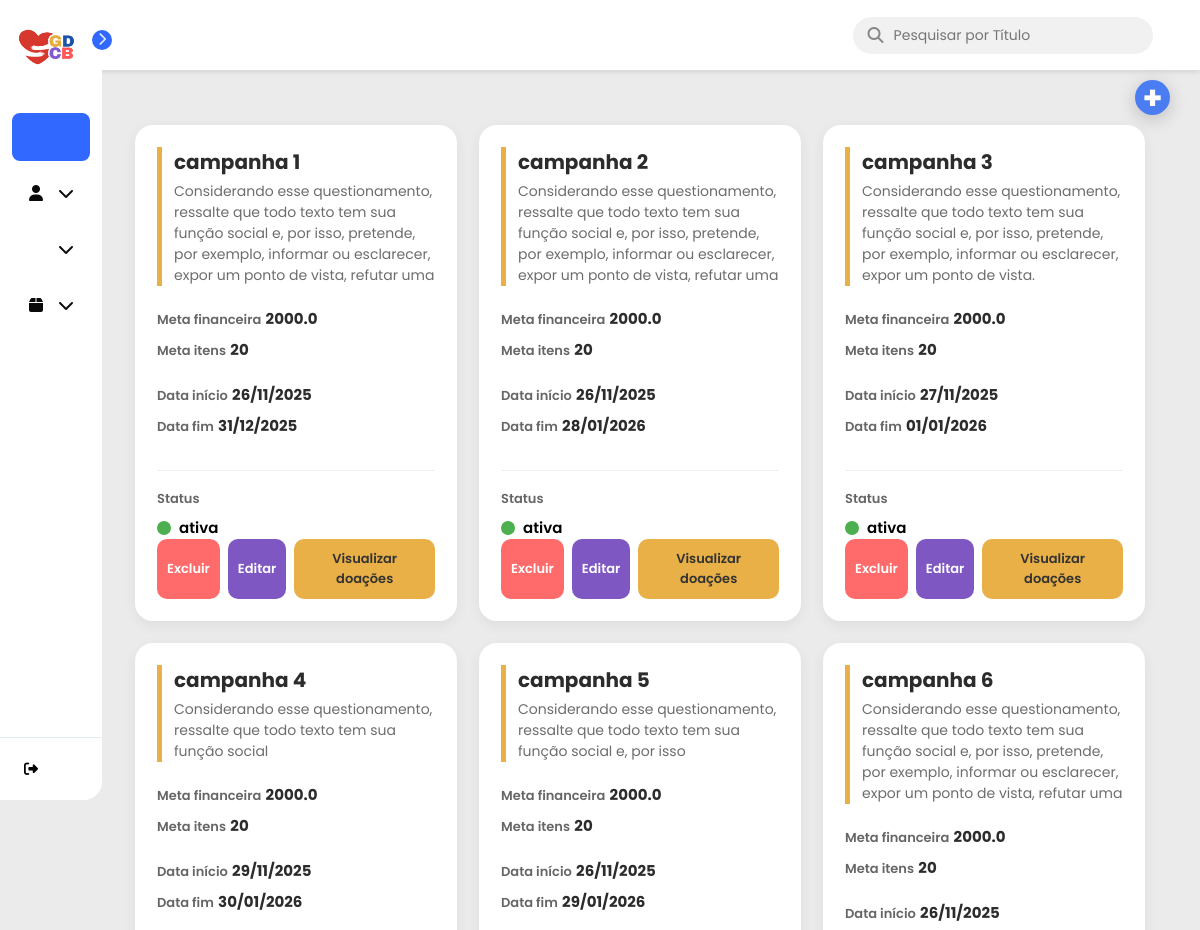
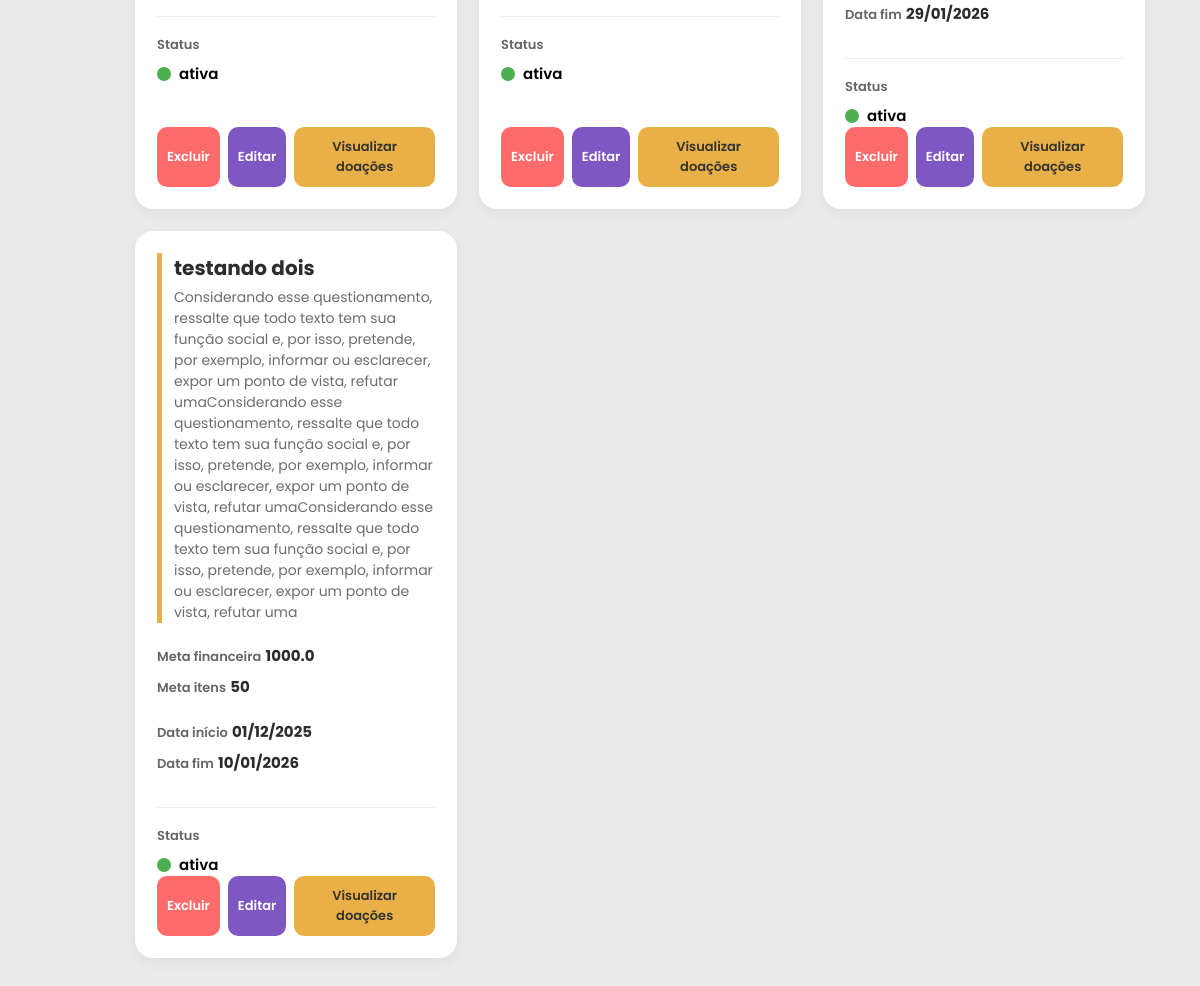
The page /campanhas/ (signed in) on the database its author committed (2 pictures, top to bottom).
### models.py (models this page shows)
class Campanha(SQLModel, table=True):
    __tablename__ = "campanhas"
    id: Optional[int] = Field(default=None, primary_key=True)
    titulo: str
    descricao: str
    meta_financeira: float | None = None
    meta_itens: int | None = None
    data_inicio: Optional[date]
    data_fim: Optional[date]
    status: str
    data_criacao: date = Field(default_factory=date.today)
    categoria_id: Optional[int] = Field(default=None, foreign_key="categorias.id")
    admin_id: int = Field(foreign_key="admin.id")
    admin: Optional["Admin"] = Relationship(back_populates="campanhas")
    doacoes: List["Doacao"] = Relationship(back_populates="campanha")
    relatorios: List["Relatorio"] = Relationship(back_populates="campanha")

### controllers/campanhas.py (the view)
@router.get("/", response_class=HTMLResponse)
def listar_campanhas(
    request: Request,
    search: str | None = None,
    session: Session = Depends(get_session),
    user: dict = Depends(get_current_user)
):
    query = select(Campanha).where(Campanha.admin_id == user["id"])
    if search:
        search_term = f"%{search}%"
        query = query.where(
            (Campanha.titulo.ilike(search_term)) |
            (Campanha.descricao.ilike(search_term))
        )
    campanhas = session.exec(query).all()
    return templates.TemplateResponse(
        "card_campanha.html",
        {"request": request, "campanhas": campanhas, "search": search}
    )

### templates/card_campanha.html (shortened to what this page needs)
{% extends 'base.html' %}
{% block head %}
    <link rel="stylesheet" href="{{ url_for('static', path='/card_campanha.css') }}">
    <link rel="stylesheet" href="{{ url_for('static', path='/cadastro_campanha.css') }}">
{% endblock %}
{% block content %}
    <div class="top-actions" style="margin-bottom: 20px;">
        <button id="openModalBtn" class="btn-add" style="padding: 10px 15px; cursor: pointer;">
            +
        </button>
    </div>
    <div class="cards-container">
        {% for campanha in campanhas %}
            <div class="card-campanha">
                <div class="card-header">
                    <h3 class="campanha-titulo">{{ campanha.titulo }}</h3>
                    <p class="campanha-descricao">{{ campanha.descricao }}</p>
                </div>
                <div class="card-body">
                    <div class="info-bloco metas">
                        <div class="info-item">
                            <span class="label">Meta financeira</span>
                            <span class="valor">{{ campanha.meta_financeira }}</span>
                        </div>
                        <div class="info-item">
                            <span class="label">Meta itens</span>
                            <span class="valor">{{ campanha.meta_itens }}</span>
                        </div>
                    </div>
                    <div class="info-bloco datas">
                        <div class="info-item">
                            <span class="label">Data início</span>
                            <span class="valor-data">{{ campanha.data_inicio.strftime('%d/%m/%Y') if campanha.data_inicio else '-' }}</span>
                        </div>
                        <div class="info-item">
                            <span class="label">Data fim</span>
                            <span class="valor-data">{{ campanha.data_fim.strftime('%d/%m/%Y') if campanha.data_fim else '-' }}</span>
                        </div>
                    </div>
                    <div class="info-bloco status-row">
                        <span class="label">Status</span>
                        <div class="status-display">
                            <div class="status-indicator {{ campanha.status | lower }}"></div>
                            <span class="status-texto">{{ campanha.status }}</span>
                        </div>
                    </div>
                </div>
                <div class="card-footer">
                    <form action="/campanhas/deletar/{{ campanha.id }}" method="post" style="display: inline;">
                        <button type="submit" class="btn btn-excluir" onclick="return confirm('Tem certeza que deseja EXCLUIR a campanha {{ campanha.titulo }}?')">
                            Excluir
                        </button>
                    </form>
                    <button
                        class="btn btn-editar"
                        onclick="openEditModal(
                            {{ campanha.id }},
                            '{{ campanha.titulo }}',
                            '{{ campanha.descricao }}',
                            {{ campanha.meta_financeira }},
                            {{ campanha.meta_itens }},
                            '{{ campanha.data_inicio.strftime('%Y-%m-%d') if campanha.data_inicio else '' }}',
                            '{{ campanha.data_fim.strftime('%Y-%m-%d') if campanha.data_fim else '' }}',
                            '{{ campanha.status }}'
                        )">
                        Editar
                    </button>
                    <button class="btn btn-visualizar"
                        onclick="window.location.href='/campanhas/{{ campanha.id }}/doacoes'">
                        Visualizar doações
                    </button>
                </div>
            </div>
        {% endfor %}
    </div>
{% endblock %}

### templates/base.html (shortened to what this page needs)
<!DOCTYPE html>
<html lang="pt-br">
<head>
    <link rel="stylesheet" href="https://cdnjs.cloudflare.com/ajax/libs/font-awesome/6.5.1/css/all.min.css" />
    <link rel="stylesheet" href="{{ url_for('static', path='/base.css') }}">
    <link href="https://cdn.boxicons.com/fonts/basic/boxicons.min.css" rel="stylesheet">
    {% block head %}{% endblock %}
</head>
<body>
    <header class="top-header">
        <div class="search-bar">
            <i class="fa-solid fa-magnifying-glass search-icon"></i>
            <input
                id="searchInput"
                type="text"
                placeholder="Pesquisar por Título "
                value="{{ request.query_params.get('search') if request.query_params.get('search') else '' }}"
            >
        </div>
    </header>
    <nav id="sidebar">
        <div id="sidebar_content">
            <div id="user">
                <a href="{{ url_for('dashboard') }}">
                    <img src="/static/assets/logo.png" id="user_avatar" alt="Avatar">
                </a>
            </div>
            <ul id="side_items">
                <li class="side-item active">
                    <a href="{{ url_for('dashboard') }}">
                        <i class='bx bx-home'></i>
                    </a>
                </li>
                <li class="side-item has-submenu">
                    <a href="#" class="submenu-toggle">
                        <i class="fa-solid fa-user"></i>
                        <i class="fa-solid fa-chevron-down arrow"></i>
                    </a>
                </li>
                <li class="side-item has-submenu">
                    <a href="#" class="submenu-toggle">
                        <i class='bx bxs-handshake' style='color:#050404; font-size: 22px;'></i>
                        <i class="fa-solid fa-chevron-down arrow"></i>
                    </a>
                </li>
                <li class="side-item has-submenu">
                    <a href="#" class="submenu-toggle">
                        <i class="fa-solid fa-box"></i>
                        <i class="fa-solid fa-chevron-down arrow"></i>
                    </a>
                </li>
            </ul>
            <button id="open_btn">
                <i id="open_btn_icon" class="fa-solid fa-chevron-right"></i>
            </button>
        </div>
        <div id="logout">
           <form action="{{ url_for('logout') }}" method="get">
                <button id="logout_btn" type="submit">
                    <i class="fa-solid fa-right-from-bracket"></i>
                </button>
            </form>
        </div>
    </nav>
    <main>
        {% if campanhas is defined and campanhas|length == 0 %}
            <div class="empty-message">
                <i class="fa-solid fa-circle-info"></i>
                Nenhuma campanha {{ titulo|lower }} encontrada.
            </div>
        {% else %}
            {% block content %}{% endblock %}
        {% endif %}
    </main>
</body>
</html>

### static/base.css (style rules this page uses)
* { margin: 0; padding: 0; box-sizing: border-box; font-family: 'Poppins', sans-serif; }
body { display: flex; min-height: 100vh; background-color: #ebebeb; }
#sidebar { display: flex; flex-direction: column; justify-content: space-between; background-color: #ffffff; height: 100vh; border-radius: 0px 18px 18px 0px; position: fixed; left: 0; top: 0; transition: all .5s; min-width: 82px; z-index: 20; }
#sidebar_content { padding: 12px; }
#user { display: flex; align-items: center; gap: 8px; margin-bottom: 24px; }
#user_avatar { width: 70px; height: 70px; object-fit: cover; border-radius: 20px; }
#side_items { display: flex; flex-direction: column; gap: 8px; list-style: none; }
.side-item { border-radius: 8px; padding: 14px; cursor: pointer; }
.side-item.active { background-color: #3168ff; }
.side-item a { text-decoration: none; display: flex; align-items: center; justify-content: center; color: #0a0a0a; }
.side-item.active a { color: #e3e9f7; }
.side-item a i { display: flex; align-items: center; justify-content: center; width: 20px; height: 20px; }
#logout { border-top: 1px solid #e3e9f7; padding: 12px; }
#logout_btn { border: none; padding: 12px; font-size: 14px; display: flex; gap: 20px; align-items: center; border-radius: 8px; text-align: start; cursor: pointer; background-color: transparent; }
#open_btn { position: absolute; top: 30px; right: -10px; background-color: #3168ff; color: #e3e9f7; border-radius: 100%; width: 20px; height: 20px; border: none; cursor: pointer; }
#open_btn_icon { transition: transform .3s ease; }
.has-submenu .arrow { margin-left: auto; transition: transform 0.3s; }
.top-header { background-color: #ffffff; padding: 15px 30px; display: flex; justify-content: space-between; align-items: center; position: fixed; top: 0; right: 0; left: 82px; height: 70px; box-shadow: 0 2px 5px rgba(0, 0, 0, 0.1); z-index: 10; transition: left 0.5s; }
.search-bar { display: flex; align-items: center; background-color: #f1f1f1; border-radius: 20px; padding: 8px 15px; width: 300px; margin-left: 70%; }
.search-bar input { border: none; background-color: transparent; outline: none; margin-left: 10px; font-size: 14px; width: 100%; }
.search-bar .search-icon { color: #888; }
main { padding: 100px 30px 30px 30px; margin-left: 0; padding-left: 110px; width: 100%; }

### static/card_campanha.css (style rules this page uses)
.top-actions { position: fixed; top: 80px; right: 30px; z-index: 999; margin-bottom: 20px; }
.btn-add { width: 35px; height: 35px; display: flex; align-items: center; justify-content: center; background-color: #4a7df2; color: #fff; border: none; border-radius: 50%; font-size: 32px; font-weight: 700; cursor: pointer; transition: transform .2s ease, background .2s ease; box-shadow: 0px 4px 18px rgba(0,0,0,0.20); }
.cards-container { display: grid; grid-template-columns: repeat(auto-fill, minmax(300px, 1fr)); gap: 22px; padding: 25px; }
.card-campanha { background: #ffffff; border-radius: 18px; padding: 22px; display: flex; flex-direction: column; min-height: 330px; box-shadow: 0 4px 14px rgba(0, 0, 0, 0.06); transition: transform .15s ease, box-shadow .2s ease; }
.card-header { border-left: 5px solid #E8B047; padding-left: 12px; margin-bottom: 20px; }
.campanha-titulo { font-size: 20px; font-weight: 700; margin: 0; color: #2c2c2c; }
.campanha-descricao { font-size: 14px; color: #6d6d6d; margin-top: 4px; }
.card-body { display: flex; flex-direction: column; gap: 14px; }
.info-item { margin-bottom: 6px; }
.label { font-size: 13px; font-weight: 600; color: #666; }
.valor, .valor-data { font-size: 15px; font-weight: 700; color: #2c2c2c; }
.status-row { margin-top: 12px; padding-top: 14px; border-top: 1px solid #eee; }
.status-display { display: flex; align-items: center; gap: 8px; margin-top: 6px; }
.status-indicator { width: 14px; height: 14px; border-radius: 50%; }
.status-indicator.ativa { background: #4CAF50; }
.status-texto { font-size: 15px; font-weight: 600; }
.card-footer { margin-top: auto; display: flex; justify-content: space-between; gap: 8px; }
.btn { padding: 10px 10px; border: none; border-radius: 10px; font-size: 13px; font-weight: 600; cursor: pointer; transition: background .2s ease, transform .15s ease; }
.btn-excluir { background: #ff6b6b; color: #fff; height: 60px; }
.btn-editar { background: #7e57c2; color: #fff; }
.btn-visualizar { background: #e8b047; color: #333; }

### rows shown on the page
Campanha: titulo "campanha 1", descricao "Considerando esse questionamento, ressalte que todo texto tem sua função social e, por isso, pretende, por exemplo, informar ou esclarecer, expor um ponto de vista, refutar uma", meta_financeira "2000.0", meta_itens "20", data_inicio "26/11/2025", data_fim "31/12/2025", status "ativa"
Campanha: titulo "campanha 2", descricao "Considerando esse questionamento, ressalte que todo texto tem sua função social e, por isso, pretende, por exemplo, informar ou esclarecer, expor um ponto de vista, refutar uma", meta_financeira "2000.0", meta_itens "20", data_inicio "26/11/2025", data_fim "28/01/2026", status "ativa"
Campanha: titulo "campanha 3", descricao "Considerando esse questionamento, ressalte que todo texto tem sua função social e, por isso, pretende, por exemplo, informar ou esclarecer, expor um ponto de vista.", meta_financeira "2000.0", meta_itens "20", data_inicio "27/11/2025", data_fim "01/01/2026", status "ativa"
Campanha: titulo "campanha 4", descricao "Considerando esse questionamento, ressalte que todo texto tem sua função social", meta_financeira "2000.0", meta_itens "20", data_inicio "29/11/2025", data_fim "30/01/2026", status "ativa"
Campanha: titulo "campanha 5", descricao "Considerando esse questionamento, ressalte que todo texto tem sua função social e, por isso", meta_financeira "2000.0", meta_itens "20", data_inicio "26/11/2025", data_fim "29/01/2026", status "ativa"
Campanha: titulo "campanha 6", descricao "Considerando esse questionamento, ressalte que todo texto tem sua função social e, por isso, pretende, por exemplo, informar ou esclarecer, expor um ponto de vista, refutar uma", meta_financeira "2000.0", meta_itens "20", data_inicio "26/11/2025", data_fim "29/01/2026", status "ativa"
Campanha: titulo "testando dois", descricao "Considerando esse questionamento, ressalte que todo texto tem sua função social e, por isso, pretende, por exemplo, informar ou esclarecer, expor um ponto de vista, refutar umaConsiderando esse questionamento, ressalte que todo texto tem sua função social e, por isso, pretende, por exemplo, informar ou esclarecer, expor um ponto de vista, refutar umaConsiderando esse questionamento, ressalte que todo texto tem sua função social e, por isso, pretende, por exemplo, informar ou esclarecer, expor um ponto de vista, refutar uma", meta_financeira "1000.0", meta_itens "50", data_inicio "01/12/2025", data_fim "10/01/2026", status "ativa"
